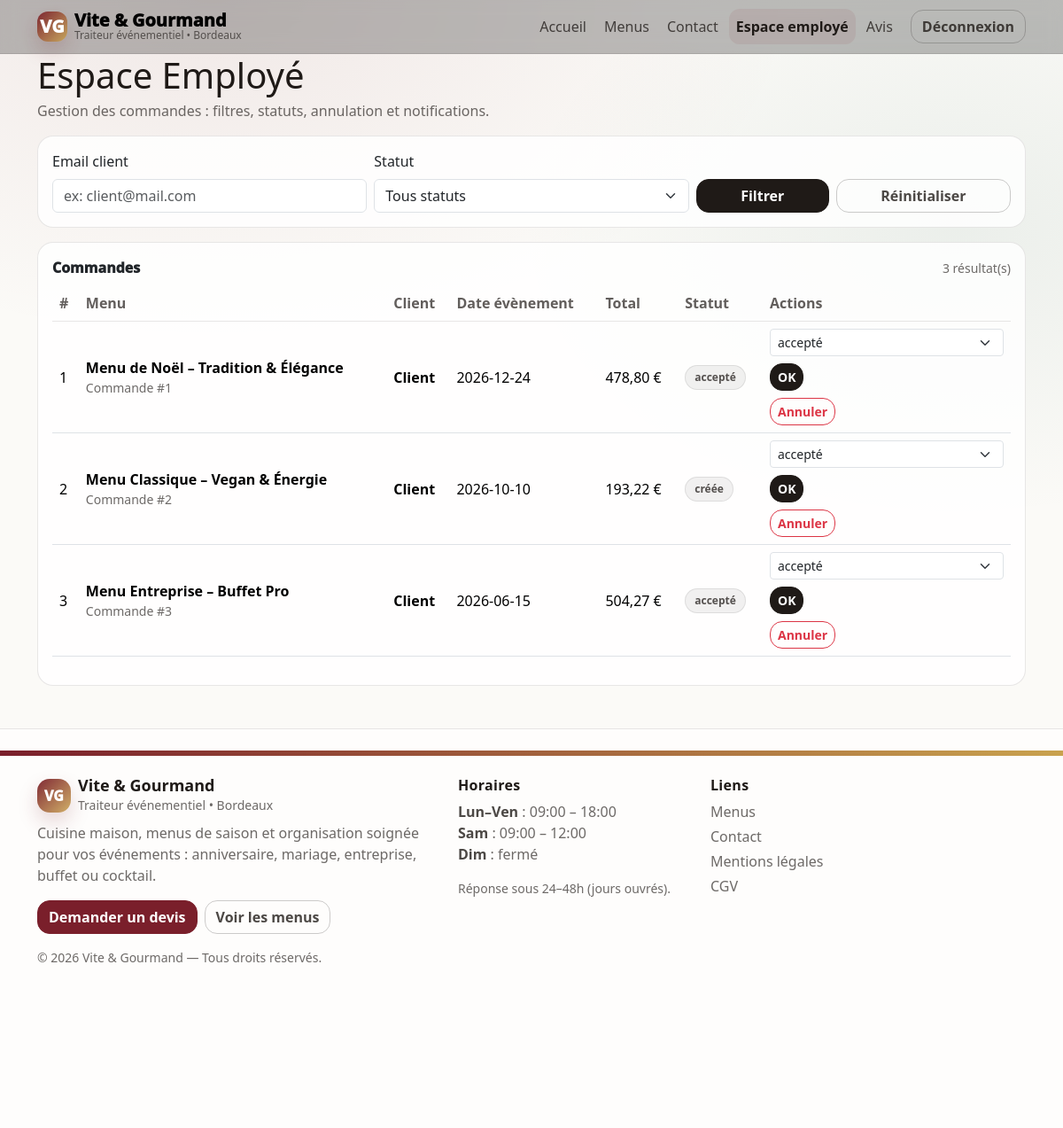
The page /?r=employee (signed in) on the database its author committed.
### tables this page shows
CREATE TABLE orders (
  id INT AUTO_INCREMENT PRIMARY KEY,
  user_id INT NOT NULL,
  menu_id INT NOT NULL,

  event_date DATE NOT NULL,
  event_time TIME NOT NULL,
  people_count INT NOT NULL,

  delivery_city VARCHAR(190) NULL,
  delivery_distance DECIMAL(6,2) NULL,
  delivery_price DECIMAL(10,2) DEFAULT 0,

  discount DECIMAL(10,2) DEFAULT 0,
  total_price DECIMAL(10,2) NOT NULL,

  status VARCHAR(100) NOT NULL DEFAULT 'créée',

  
  cancel_contact_mode VARCHAR(50) NULL,
  cancel_reason TEXT NULL,
  cancelled_at DATETIME NULL,

  
  updated_at DATETIME NULL,

  created_at DATETIME DEFAULT CURRENT_TIMESTAMP,

  CONSTRAINT fk_orders_user FOREIGN KEY (user_id) REFERENCES users(id),
  CONSTRAINT fk_orders_menu FOREIGN KEY (menu_id) REFERENCES menus(id)
);

CREATE TABLE menus (
  id INT AUTO_INCREMENT PRIMARY KEY,
  title VARCHAR(190) NOT NULL,
  description TEXT NOT NULL,
  price DECIMAL(10,2) NOT NULL,
  min_people INT NOT NULL,
  max_price DECIMAL(10,2) DEFAULT NULL,
  stock INT NOT NULL DEFAULT 0,
  theme_id INT NULL,
  diet_id INT NULL,
  created_at DATETIME DEFAULT CURRENT_TIMESTAMP,
  CONSTRAINT fk_menus_theme FOREIGN KEY (theme_id) REFERENCES themes(id),
  CONSTRAINT fk_menus_diet  FOREIGN KEY (diet_id)  REFERENCES diets(id)
);

### app/Controllers/EmployeeController.php (called while the page is built, shortened)
<?php
require_once BASE_PATH . '/app/Models/Order.php';
require_once BASE_PATH . '/app/Core/OrderStatus.php';
class EmployeeController
{
    public function dashboard(): void
    {
        $filters = [
            'status' => $_GET['status'] ?? '',
            'email'  => $_GET['email'] ?? ''
        ];
        $orders = Order::listAll($filters);
        require BASE_PATH . '/app/Views/employee/dashboard.php';
    }
}

### app/models/Order.php (called while the page is built, shortened)
<?php
class Order
{
    public static function listAll(array $filters = []): array
    {
        $pdo = Database::getConnection();
        $where = [];
        $params = [];
        $sql = "
            SELECT
                o.*,
                u.email,
                m.title AS menu_title
            FROM orders o
            INNER JOIN users u ON u.id = o.user_id
            INNER JOIN menus m ON m.id = o.menu_id
        ";
        $sql .= " ORDER BY o.created_at DESC";
        $stmt = $pdo->prepare($sql);
        $stmt->execute($params);
        return $stmt->fetchAll();
    }
}

### app/Core/OrderStatus.php (called while the page is built, shortened)
<?php
final class OrderStatus
{
    public static function all(): array
    {
        return [
            self::CREATED,
            self::ACCEPTED,
            self::PREPARING,
            self::MATERIAL_RETURN,
            self::DELIVERED,
            self::CANCELLED,
        ];
    }
}

### app/Views/employee/dashboard.php (the view, shortened to what this page needs)
<?php
require_once BASE_PATH . '/app/Core/OrderStatus.php';
require_once BASE_PATH . '/app/Views/layouts/header.php';
$searchEmail    = $_GET['email'] ?? '';
?>
<div class="d-flex flex-wrap justify-content-between align-items-end gap-2 mb-3">
  <div>
    <h1 class="mb-1">Espace Employé</h1>
    <div class="text-muted">Gestion des commandes : filtres, statuts, annulation et notifications.</div>
  </div>
</div>
<div class="card mb-3">
  <div class="card-body">
    <form method="get" class="row g-2 align-items-end">
      <div class="col-12 col-md-4">
        <label class="form-label">Email client</label>
        <input class="form-control" name="email" placeholder="ex: client@mail.com"
               value="<?= htmlspecialchars($searchEmail) ?>">
      </div>
      <div class="col-12 col-md-4">
        <label class="form-label">Statut</label>
        <select class="form-select" name="status">
          <option value="">Tous statuts</option>
        </select>
      </div>
      <div class="col-12 col-md-4 d-flex gap-2">
        <button class="btn btn-dark flex-grow-1">Filtrer</button>
        <a class="btn btn-outline-secondary flex-grow-1" href="?r=<?= Route::EMPLOYEE ?>">Réinitialiser</a>
      </div>
    </form>
  </div>
</div>
<div class="card">
  <div class="card-body">
    <div class="d-flex justify-content-between align-items-center mb-2">
      <div style="font-weight:950;">Commandes</div>
      <div class="text-muted small"><?= count($orders ?? []) ?> résultat(s)</div>
    </div>
    <div class="table-responsive">
      <table class="table align-middle">
        <thead>
          <tr>
            <th>#</th>
            <th>Menu</th>
            <th>Client</th>
            <th>Date évènement</th>
            <th>Total</th>
            <th>Statut</th>
            <th style="width: 280px;">Actions</th>
          </tr>
        </thead>
        <tbody>
        <?php if (empty($orders)): ?>
          <tr>
            <td colspan="7" class="text-muted">Aucune commande trouvée.</td>
          </tr>
        <?php else: ?>
          <?php foreach ($orders as $order): ?>
            <?php
              $orderId   = (int)($order['id'] ?? 0);
              $menuTitle = $order['menu_title'] ?? '';
              $userName  = $order['user_name'] ?? '';
              $eventDate = $order['event_date'] ?? '';
              $total     = (float)($order['total_price'] ?? 0);
              $status    = $order['status'] ?? '';
              $cancelId  = 'cancelRow' . $orderId;
            ?>
            <tr>
              <td><?= $orderId ?></td>
              <td>
                <div style="font-weight:900;"><?= htmlspecialchars($menuTitle) ?></div>
                <div class="text-muted small">Commande #<?= $orderId ?></div>
              </td>
              <td>
                <div style="font-weight:700;"><?= htmlspecialchars(trim($userName) ?: 'Client') ?></div>
              </td>
              <td><?= htmlspecialchars($eventDate) ?></td>
              <td><?= number_format($total, 2, ',', ' ') ?> €</td>
              <td>
                <span class="badge badge-soft"><?= htmlspecialchars($status) ?></span>
              </td>
              <td>
                <form method="post" action="?r=<?= Route::EMPLOYEE_UPDATE ?>" class="d-inline-flex flex-wrap gap-2">
                  <select name="status" class="form-select form-select-sm" style="min-width: 180px;">
                    <?php foreach (OrderStatus::all() as $s): ?>
                      <?php if ($s === OrderStatus::CREATED) continue;  ?>
                      <option value="<?= htmlspecialchars($s) ?>" <?= ($s === $status) ? 'selected' : '' ?>>
                        <?= htmlspecialchars($s) ?>
                      </option>
                    <?php endforeach; ?>
                  </select>
                  <button class="btn btn-sm btn-dark">OK</button>
                </form>
                <button class="btn btn-sm btn-outline-danger mt-2"
                        type="button"
                        onclick="
                          const row = document.getElementById('<?= $cancelId ?>');
                          row.style.display = (row.style.display === 'none' || row.style.display === '') ? 'table-row' : 'none';
                        ">
                  Annuler
                </button>
              </td>
            </tr>
          <?php endforeach; ?>
        <?php endif; ?>
        </tbody>
      </table>
    </div>
  </div>
</div>
<?php require_once BASE_PATH . '/app/Views/layouts/footer.php';
 ?>

### public/assets/css/style.css (style rules this page uses)
:root { --bg: #fbfaf7; --surface: #ffffff; --surface-2: rgba(255,255,255,.65); --text: #1f1a17; --muted: rgba(31,26,23,.65); --burgundy: #7a1f2b; --sage: #2f6b57; --gold: #c9a24e; --border: rgba(31,26,23,.10); --shadow-sm: 0 10px 30px rgba(31,26,23,.06); --shadow-md: 0 18px 50px rgba(31,26,23,.10); --radius: 18px; }
* { box-sizing: border-box; }
html, body { height: 100%; }
body { background: radial-gradient(1200px 700px at 20% 0%, rgba(122,31,43,.08), transparent 55%), radial-gradient(900px 600px at 90% 20%, rgba(47,107,87,.08), transparent 55%), var(--bg); color: var(--text); font-family: system-ui, -apple-system, Segoe UI, Roboto, Arial, "Apple Color Emoji","Segoe UI Emoji"; line-height: 1.5; }
a { color: inherit; }
.text-muted { color: var(--muted) !important; }
.btn { border-radius: 14px !important; font-weight: 800; }
.btn-dark { background: #1f1a17 !important; border-color: #1f1a17 !important; }
.btn-outline-secondary { border-color: rgba(31,26,23,.22) !important; color: rgba(31,26,23,.80) !important; }
.card { border: 1px solid var(--border) !important; border-radius: var(--radius) !important; box-shadow: none !important; background: rgba(255,255,255,.82); }
.badge-soft { display: inline-flex; align-items: center; gap: 6px; border-radius: 999px; padding: 7px 10px; font-weight: 800; color: rgba(31,26,23,.75); background: rgba(31,26,23,.06); border: 1px solid rgba(31,26,23,.09); }
.table { --bs-table-bg: transparent; }
.table thead th { color: rgba(31,26,23,.70); font-weight: 900; border-bottom: 1px solid var(--border) !important; }
.table td { border-top: 1px solid rgba(31,26,23,.08) !important; }

### rows shown on the page
orders: id "1", menu.title "Menu de Noël – Tradition & Élégance", userName "Client", event_date "2026-12-24", total_price "478,80", status "accepté"
orders: id "2", menu.title "Menu Classique – Vegan & Énergie", userName "Client", event_date "2026-10-10", total_price "193,22", status "créée"
orders: id "3", menu.title "Menu Entreprise – Buffet Pro", userName "Client", event_date "2026-06-15", total_price "504,27", status "accepté"

### other values the page prints
count($orders ?? []) "3"
form field status "accepté"
